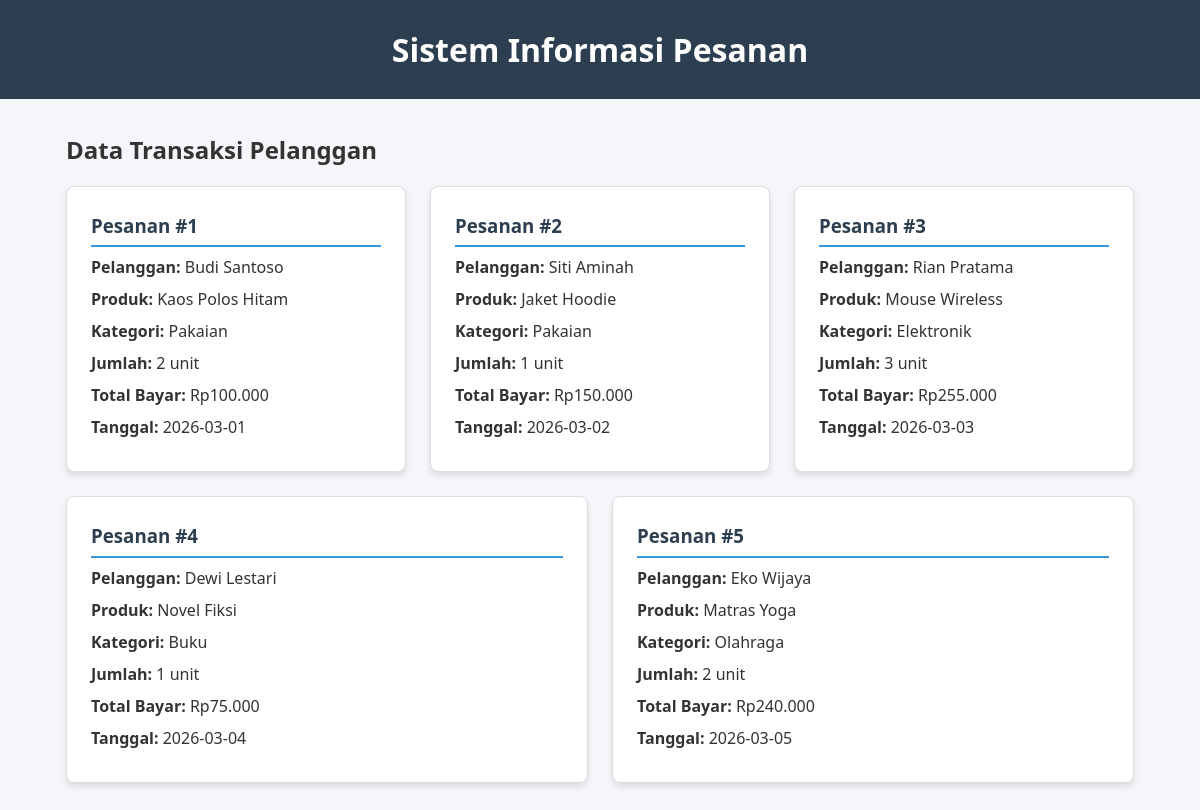
The page / on the database its author committed.
### tables this page shows
CREATE TABLE IF NOT EXISTS pesanan (
    id_pesanan INT AUTO_INCREMENT PRIMARY KEY,
    id_produk INT NOT NULL,
    nama_pelanggan VARCHAR(100) NOT NULL,
    jumlah INT NOT NULL,
    tanggal_pesan DATE NOT NULL,
    FOREIGN KEY (id_produk) REFERENCES produk(id_produk) ON DELETE CASCADE
);

CREATE TABLE IF NOT EXISTS produk (
    id_produk INT AUTO_INCREMENT PRIMARY KEY,
    id_kategori INT NOT NULL,
    nama_produk VARCHAR(150) NOT NULL,
    harga INT NOT NULL,
    stok INT NOT NULL,
    FOREIGN KEY (id_kategori) REFERENCES kategori(id_kategori) ON DELETE CASCADE
);

CREATE TABLE IF NOT EXISTS kategori (
    id_kategori INT AUTO_INCREMENT PRIMARY KEY,
    nama_kategori VARCHAR(100) NOT NULL,
    deskripsi TEXT
);

### index.php (the view, shortened to what this page needs)
<?php
require_once __DIR__ . '/services/config.php';
$query = "SELECT
            pesanan.id_pesanan,
            pesanan.nama_pelanggan,
            pesanan.jumlah,
            pesanan.tanggal_pesan,
            produk.nama_produk,
            produk.harga,
            kategori.nama_kategori
          FROM pesanan
          JOIN produk ON pesanan.id_produk = produk.id_produk
          JOIN kategori ON produk.id_kategori = kategori.id_kategori";
$result = mysqli_query($conn, $query);
?>
<!DOCTYPE html>
<html lang="id">
<head>
    <link rel="stylesheet" href="style.css">
</head>
<body>
    <header>
        <h1>Sistem Informasi Pesanan</h1>
    </header>
    <div class="container">
        <h2>Data Transaksi Pelanggan</h2>
        <div class="card-container">
            <?php
            if ($result && mysqli_num_rows($result) > 0) {
                while ($row = mysqli_fetch_assoc($result)) {
                    $total = $row['harga'] * $row['jumlah'];
            ?>
                    <div class="card">
                        <h3>Pesanan #<?= $row['id_pesanan']; ?></h3>
                        <p><strong>Pelanggan:</strong> <?= htmlspecialchars($row['nama_pelanggan']); ?></p>
                        <p><strong>Produk:</strong> <?= htmlspecialchars($row['nama_produk']); ?></p>
                        <p><strong>Kategori:</strong> <?= htmlspecialchars($row['nama_kategori']); ?></p>
                        <p><strong>Jumlah:</strong> <?= $row['jumlah']; ?> unit</p>
                        <p><strong>Total Bayar:</strong> Rp<?= number_format($total, 0, ',', '.'); ?></p>
                        <p><strong>Tanggal:</strong> <?= $row['tanggal_pesan']; ?></p>
                    </div>
            <?php
                }
            } else {
                echo "<p>Tidak ada data ditemukan.</p>";
            }
            ?>
        </div>
    </div>
</body>
</html>

### style.css (style rules this page uses)
:root { --brand-color: #2c3e50; --accent-color: #3498db; --bg-color: #f4f6f9; --text-color: #333; }
* { box-sizing: border-box; margin: 0; padding: 0; font-family: 'Segoe UI', Tahoma, Geneva, Verdana, sans-serif; }
body { background-color: var(--bg-color); color: var(--text-color); line-height: 1.6; }
header { background-color: var(--brand-color); color: white; padding: 1.5rem; text-align: center; }
.container { max-width: 1100px; margin: 2rem auto; padding: 0 1rem; }
.card-container { display: flex; flex-wrap: wrap; gap: 1.5rem; margin-top: 1rem; }
.card { background: white; border: 1px solid #ddd; border-radius: 8px; padding: 1.5rem; box-shadow: 0 4px 6px rgba(0, 0, 0, 0.1); flex: 1 1 calc(33.333% - 1.5rem); min-width: 280px; }
.card h3 { color: var(--brand-color); margin-bottom: 0.5rem; border-bottom: 2px solid var(--accent-color); padding-bottom: 0.3rem; }
.card p { margin: 0.4rem 0; }

### rows shown on the page
pesanan: id_pesanan "1", nama_pelanggan "Budi Santoso", id_produk.nama_produk "Kaos Polos Hitam", kategori.nama_kategori "Pakaian", jumlah "2", total "100.000", tanggal_pesan "2026-03-01"
pesanan: id_pesanan "2", nama_pelanggan "Siti Aminah", id_produk.nama_produk "Jaket Hoodie", kategori.nama_kategori "Pakaian", jumlah "1", total "150.000", tanggal_pesan "2026-03-02"
pesanan: id_pesanan "3", nama_pelanggan "Rian Pratama", id_produk.nama_produk "Mouse Wireless", kategori.nama_kategori "Elektronik", jumlah "3", total "255.000", tanggal_pesan "2026-03-03"
pesanan: id_pesanan "4", nama_pelanggan "Dewi Lestari", id_produk.nama_produk "Novel Fiksi", kategori.nama_kategori "Buku", jumlah "1", total "75.000", tanggal_pesan "2026-03-04"
pesanan: id_pesanan "5", nama_pelanggan "Eko Wijaya", id_produk.nama_produk "Matras Yoga", kategori.nama_kategori "Olahraga", jumlah "2", total "240.000", tanggal_pesan "2026-03-05"
